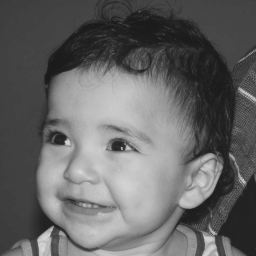
//> input picture imgs/biel.png, 256 x 256 px
$ ./trocaregioes ../imgs/biel.png   (built with g++ and OpenCV 4)
//> lines starting //> are read from the running program, lines starting //| are printed output that depends on the picture
#include <iostream>
#include <vector>
#include <utility>
#include <opencv2/opencv.hpp>

using namespace cv;
using namespace std;


int main(int argc, char** argv) {
	cv::Mat image;

	image = cv::imread(argv[1], cv::IMREAD_GRAYSCALE);
//> image is the input picture: 256 rows x 256 cols, CV_8UC1; min 26, max 219, mean 100.9
	if (!image.data) {
		std::cout << "The image could not be opened." << std::endl;
		exit(-1);
	}

	// as the image will be sorted by its half, then we get the half coordinates
	// which values will be used to get the subregions areas (in this case, rectangles)
	int rect_height = image.cols/2;
//> rect_height = 128
	int rect_width = image.rows/2;
//> rect_width = 128

	// segmenting the Rect() areas of the original image
	cv::Rect rect_left_up(0, 0, rect_width, rect_height);
//> rect_left_up = Rect(0, 0, 128, 128)
	cv::Rect rect_right_up(rect_width, 0, rect_width, rect_height);
//> rect_right_up = Rect(128, 0, 128, 128)
	cv::Rect rect_left_down(0, rect_height, rect_width, rect_height);
//> rect_left_down = Rect(0, 128, 128, 128)
	cv::Rect rect_right_down(rect_width, rect_height, rect_width, rect_height);
//> rect_right_down = Rect(128, 128, 128, 128)

	// making the Rect() areas Mat() images
	cv::Mat image_left_up = image(rect_left_up);
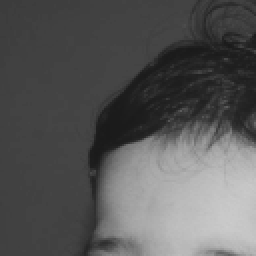
//> image_left_up: 128 rows x 128 cols, CV_8UC1 (shown 2 times larger); min 26, max 203, mean 87.9
	cv::Mat image_right_up = image(rect_right_up);
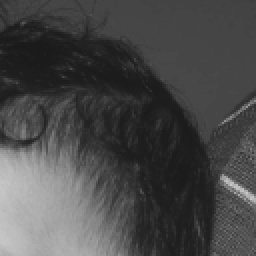
//> image_right_up: 128 rows x 128 cols, CV_8UC1 (shown 2 times larger); min 26, max 201, mean 72.7
	cv::Mat image_left_down = image(rect_left_down);
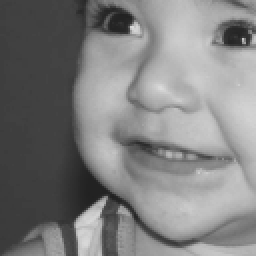
//> image_left_down: 128 rows x 128 cols, CV_8UC1 (shown 2 times larger); min 32, max 219, mean 127.2
	cv::Mat image_right_down = image(rect_right_down);
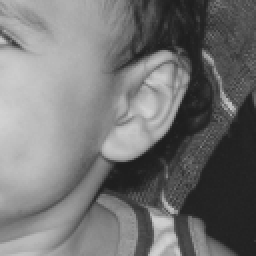
//> image_right_down: 128 rows x 128 cols, CV_8UC1 (shown 2 times larger); min 29, max 211, mean 115.9

	// mapping the sorting of the images in a vector
	vector<pair<cv::Rect, cv::Mat>> mapping;
	mapping.push_back({rect_left_up, image_right_down});
//> mapping = 1 item
	mapping.push_back({rect_right_up, image_left_down});
//> mapping = 2 items
	mapping.push_back({rect_left_down, image_right_up});
//> mapping = 3 items
	mapping.push_back({rect_right_down, image_left_up});
//> mapping = 4 items


	// making a copy of the image to not change the original one
	cv::Mat sorted_image = image.clone();

	for(pair<cv::Rect, cv::Mat>& sort_map : mapping) {
		// inserting the sorted image part in the sorted_image
		// for this, we do something like cv::Mat.copyTo(sorted_image(cv::Rect));
		(sort_map.second).copyTo(sorted_image(sort_map.first));
	}
//> this loop made 4 passes
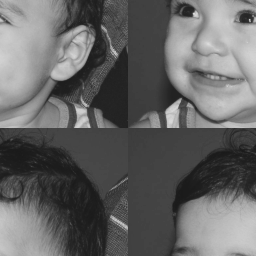
//> sorted_image: 256 rows x 256 cols, CV_8UC1; min 26, max 219, mean 100.9

	cv::imshow("sorted biel", sorted_image);
	imwrite("sorted_biel.png", sorted_image);
	cv::waitKey();

	return 0;
}
